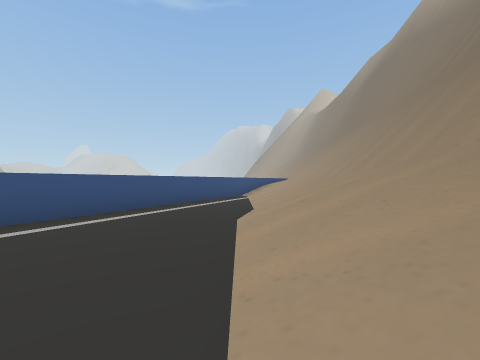
[1] (above)

18 first-person views from a walk through a Unity game level. The camera is 1.3 m above the floor, looks level and sees 90° across. The floor is counted in squares, 2 m on a side. Each view is taken from the middle of a square. On the plan, view 1 faces up. The plan holds only what a view shows up to about 9 squares ahead; the rest is blank. The place goes on beyond the plan. Some surface patterns are stand-ins.

[2]
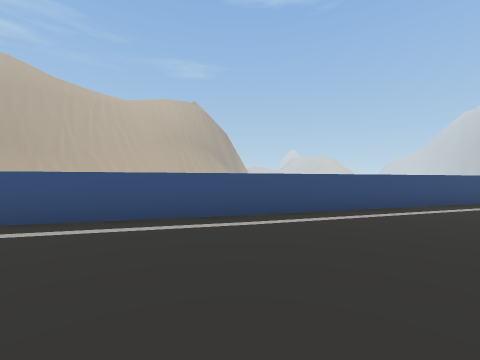

[3]
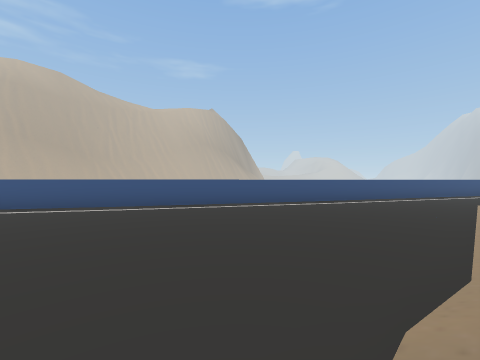

[4]
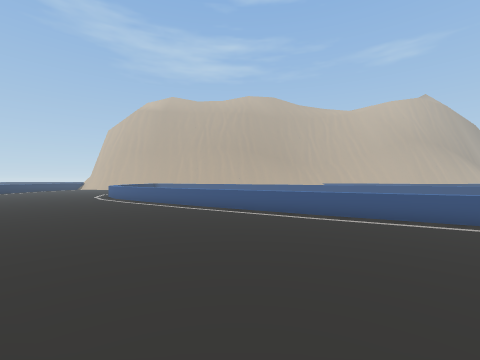

[5]
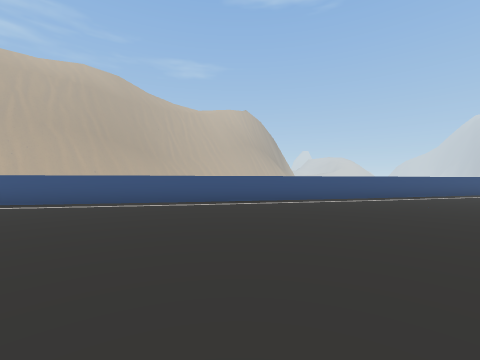

[6]
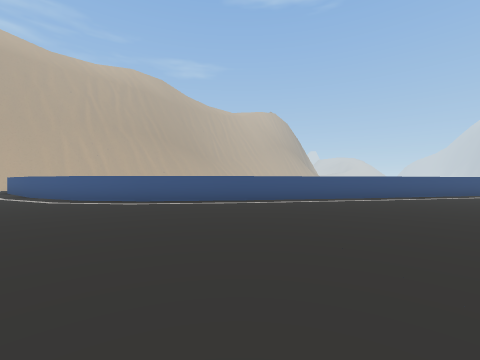

[7]
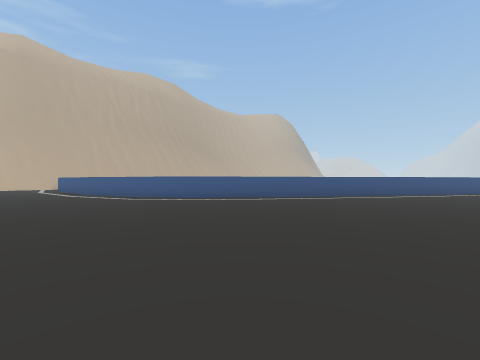

[8]
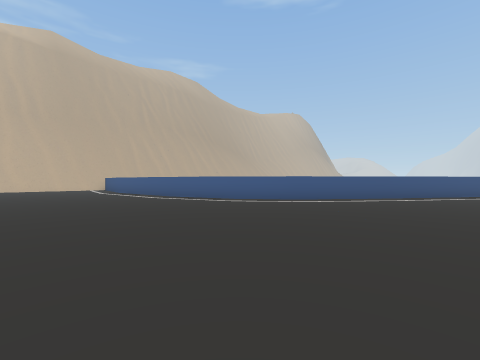

[9]
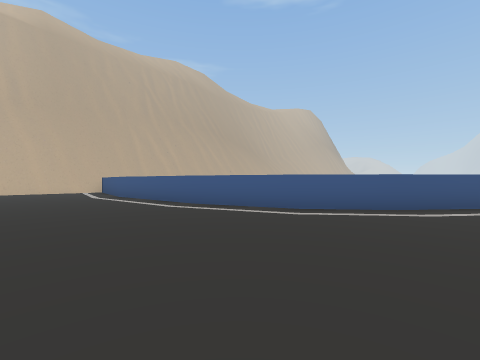

[10]
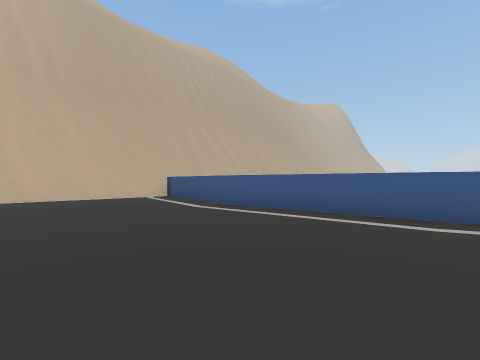

[11]
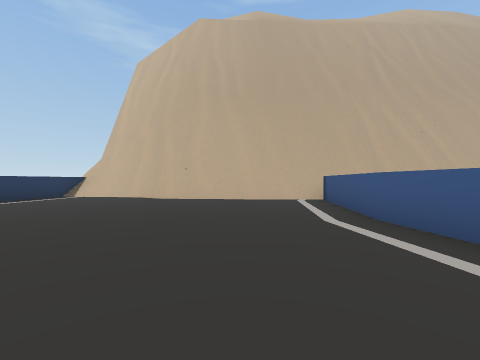

[12]
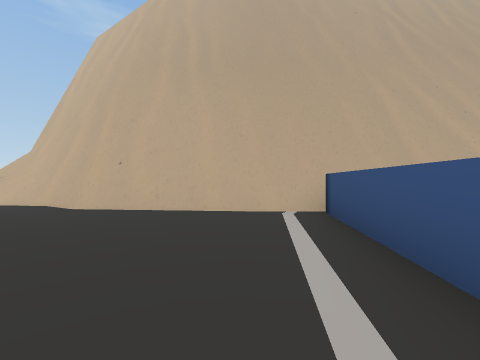

[13]
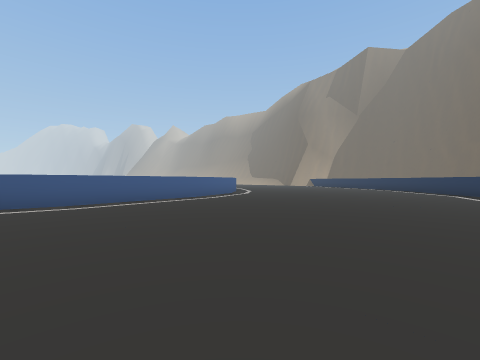

[14]
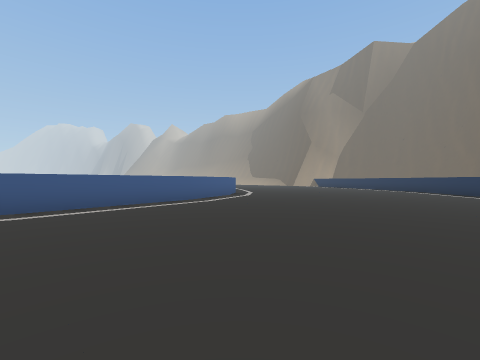

[15]
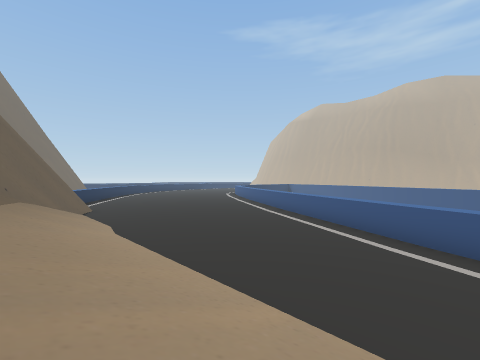

[16]
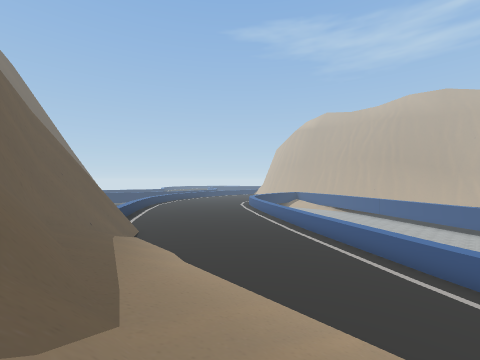

[17]
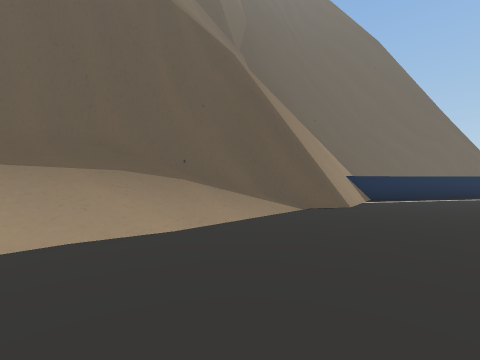

[18]
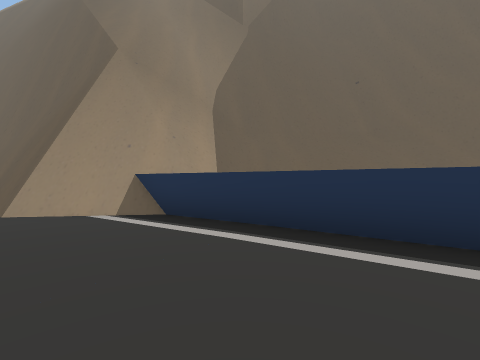

### Floor plan
Key: @ floor where view 1 was taken; # wall or solid block; . main floor; - floor 2 m lower than the main floor; / step, stairs or slope; = window, fence, low wall or low ledge; ^ raised ledge; v drop or lower ground.
Columns run from 30 left of view 1 to 5 right of it. Each row starts with its distance up from view 1.
  9                              #./////
  8                              #./////
  7                             #../////
  6                             #../////
  5                            #.../////
  4                            #../////
  3                           #.../////
  2                          -#...///
  1                          #..../////
  0                         ##....@///#
 -1                         #.....////#
 -2                        ##.....////#
 -3                        #......////#
 -4                       ##......////#
 -5                      ##.......///##
 -6                      #........//##
 -7                     ##......../##
 -8                     #.........##
 -9                    #..........##
-10                   ##..........##
-11                   #...........##
-12                  #............=#^
-13                 ##...........# =^^
-14                ##.......  ...  vv^
-15   #          ###........   //  vv^
-16   #v##########..........       vv^
-17   ##....................        v^
-18   ##....................       vv^
-19   #.....................       v^
-20   #..................
-21   #..................
-22  ##................
-23 ##/................
-24 #//................

Positions as (right, up) in squares from view 1, and headings:
1: (0, 0), facing up
2: (-1, -1), facing up-left
3: (0, -6), facing up-left
4: (1, -6), facing left
5: (-4, -12), facing up-left
6: (-7, -17), facing up-left
7: (-7, -19), facing up-left
8: (-10, -21), facing up-left
9: (-13, -20), facing up-left
10: (-18, -21), facing up-left
11: (-19, -19), facing left
12: (-22, -18), facing left
13: (-24, -24), facing up-right
14: (-23, -23), facing up-right
15: (2, 3), facing down-left
16: (4, 3), facing down-left
17: (-3, -3), facing down-right
18: (-5, -13), facing right
